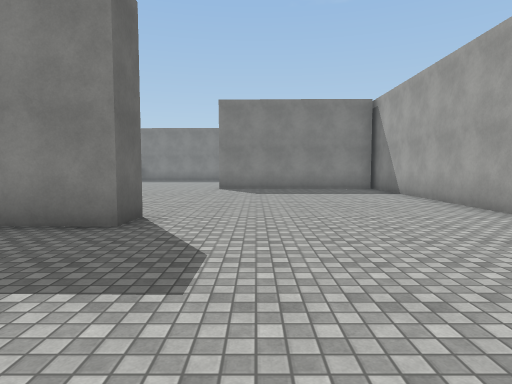
[1] (above)

17 first-person views from a walk through a 3-D level made in the Unity game engine. The camera is 1.5 m above the floor, tilts 4° down and sees 75° across. The floor is counted in squares, 2 m on a side. Each view is taken from the middle of a square. On the plan, view 1 faces up. The plan holds only what a view shows up to about 11 squares ahead; the rest is blank. The place goes on beyond the plan. The player is left out. Surface patterns are stand-ins for the level's own textures.

[2]
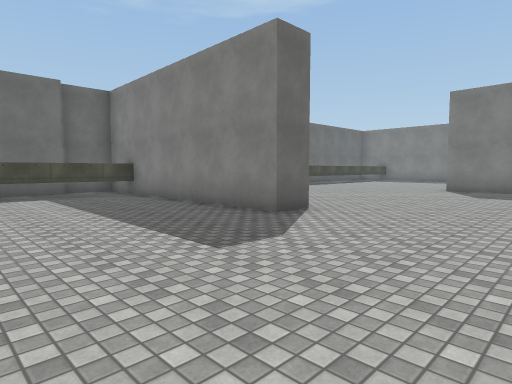

[3]
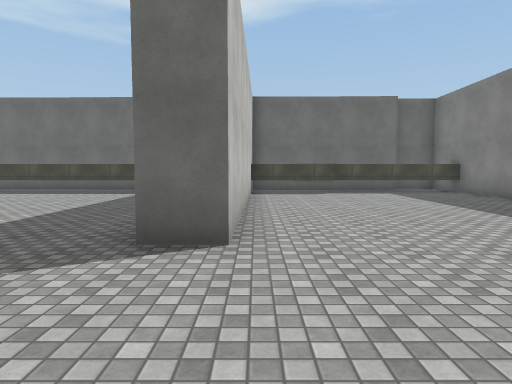

[4]
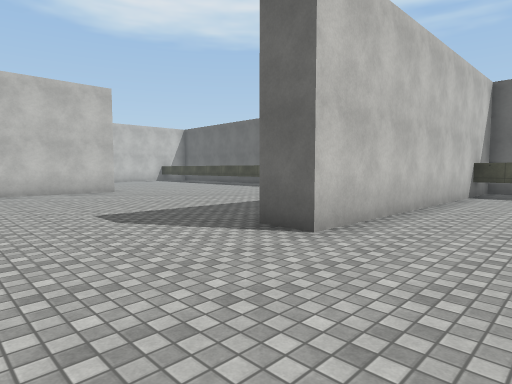

[5]
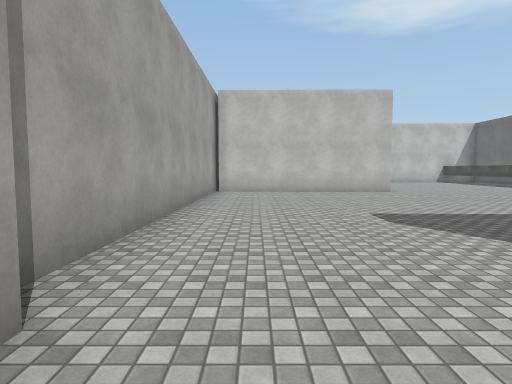

[6]
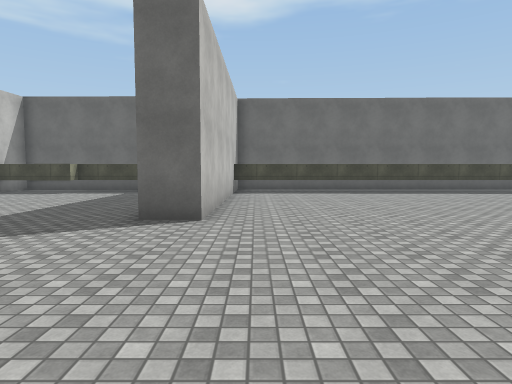

[7]
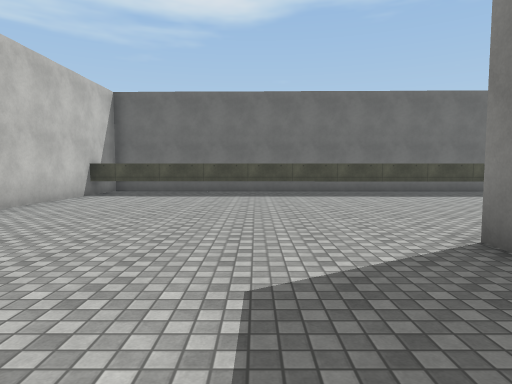

[8]
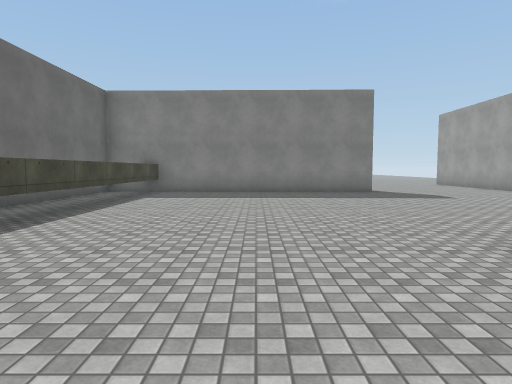

[9]
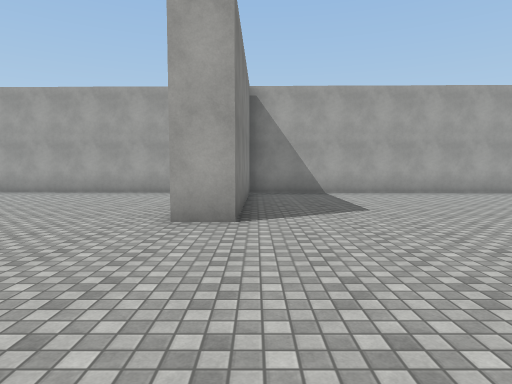

[10]
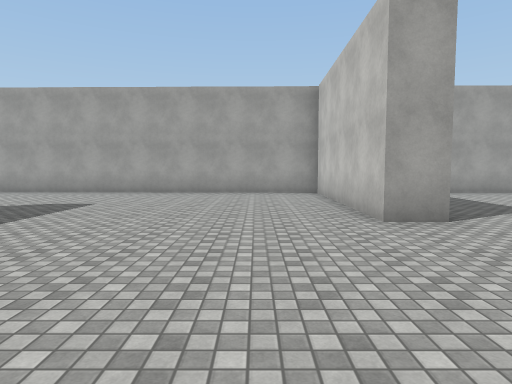

[11]
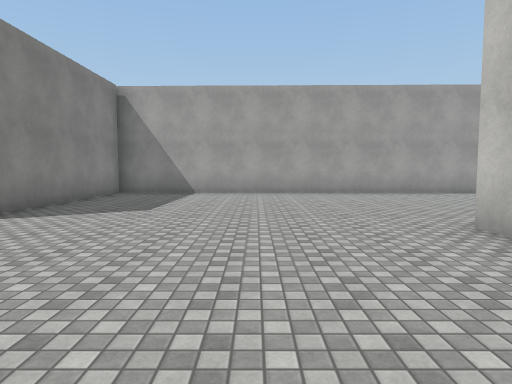

[12]
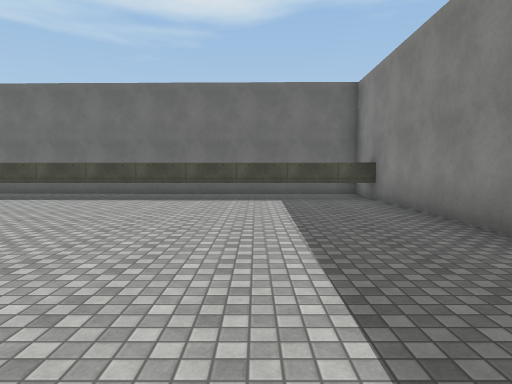

[13]
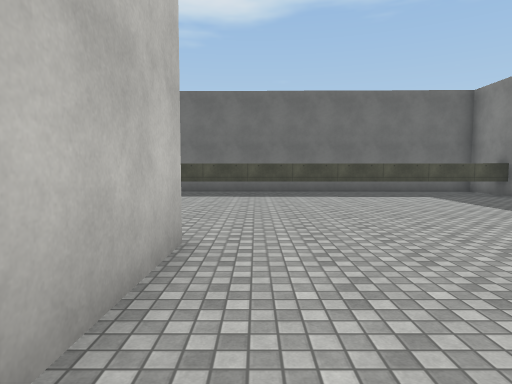

[14]
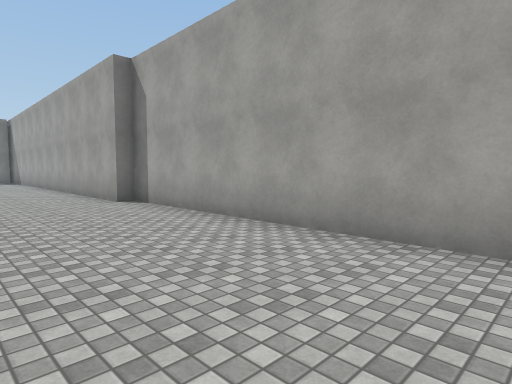

[15]
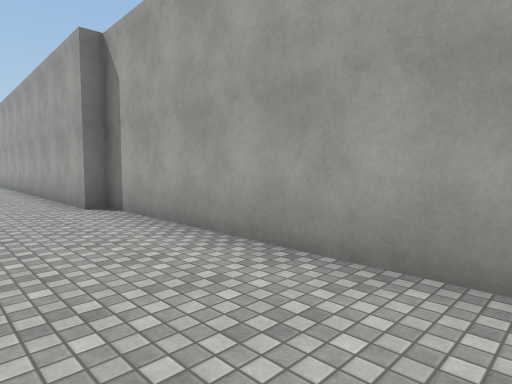

[16]
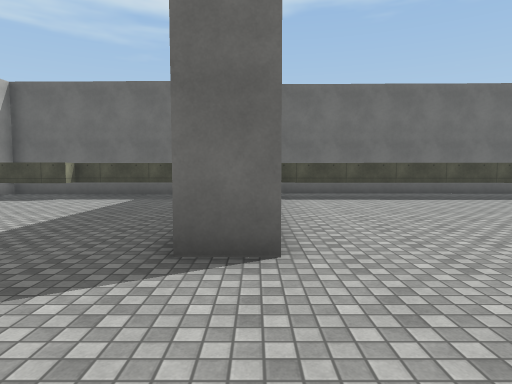

[17]
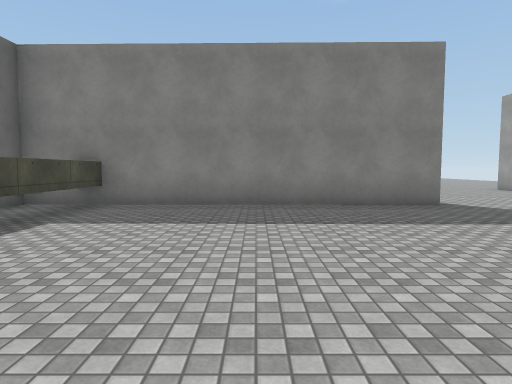

### Floor plan
Points are (right, up) in squares from view 1. A wall is a line through its corners. A room is listed if a view was taken in it or the views show most of it. See-through windows are left out.
Room 1 (views 1, 2, 3, 4, 5, 6, 7, 8, 9, 10, 11, 12, 13, 14, 15, 16, 17)
walls: (-7.5, 4.5) (-7.5, 0.4) (-7.1, 0.4) (-7.2, -2.2); (-8.8, 5.3) (-1.8, 5.2) (-1.8, 4.3) (-8.7, 4.4); (-2.6, -3.1) (-8.8, -3); (-7.2, -3) (-7.3, -11.5); (-8.8, -2.1) (-0.2, -2.3) (-0.3, -3.3); (-0.2, 20.8) (-8.8, 20.9); (-7.2, 21) (-7.5, 5.2); (-1.4, -10.7) (4.3, -10.8) (4.5, -1.5) (4.1, -1.5) (4.3, 12.2) (-1.4, 12.3) (-1.3, 13.2) (4.3, 13.1) (4.5, 22.5)
low walls: (-8.7, 3) (-8.8, -2.1); (-8.8, -3) (-9, -11.5); (-8.8, 20.9) (-8.9, 19.5)

Where each view was taken, in squares from view 1:
view 1: 0 up, 0 right, facing up
view 2: 0 up, 2 right, facing up-left
view 3: 2 down, 3 right, facing left
view 4: 0 up, 3 right, facing down-left
view 5: 0 up, 3 right, facing down
view 6: 6 up, 3 right, facing left
view 7: 10 up, 2 right, facing left
view 8: 10 up, 4 left, facing up
view 9: 12 up, 6 left, facing right
view 10: 15 up, 6 left, facing right
view 11: 8 up, 6 left, facing right
view 12: 6 down, 1 right, facing left
view 13: 10 down, 2 right, facing left
view 14: 9 down, 1 right, facing up-right
view 15: 8 down, 2 right, facing up-right
view 16: 5 up, 1 right, facing left
view 17: 14 up, 4 left, facing up
